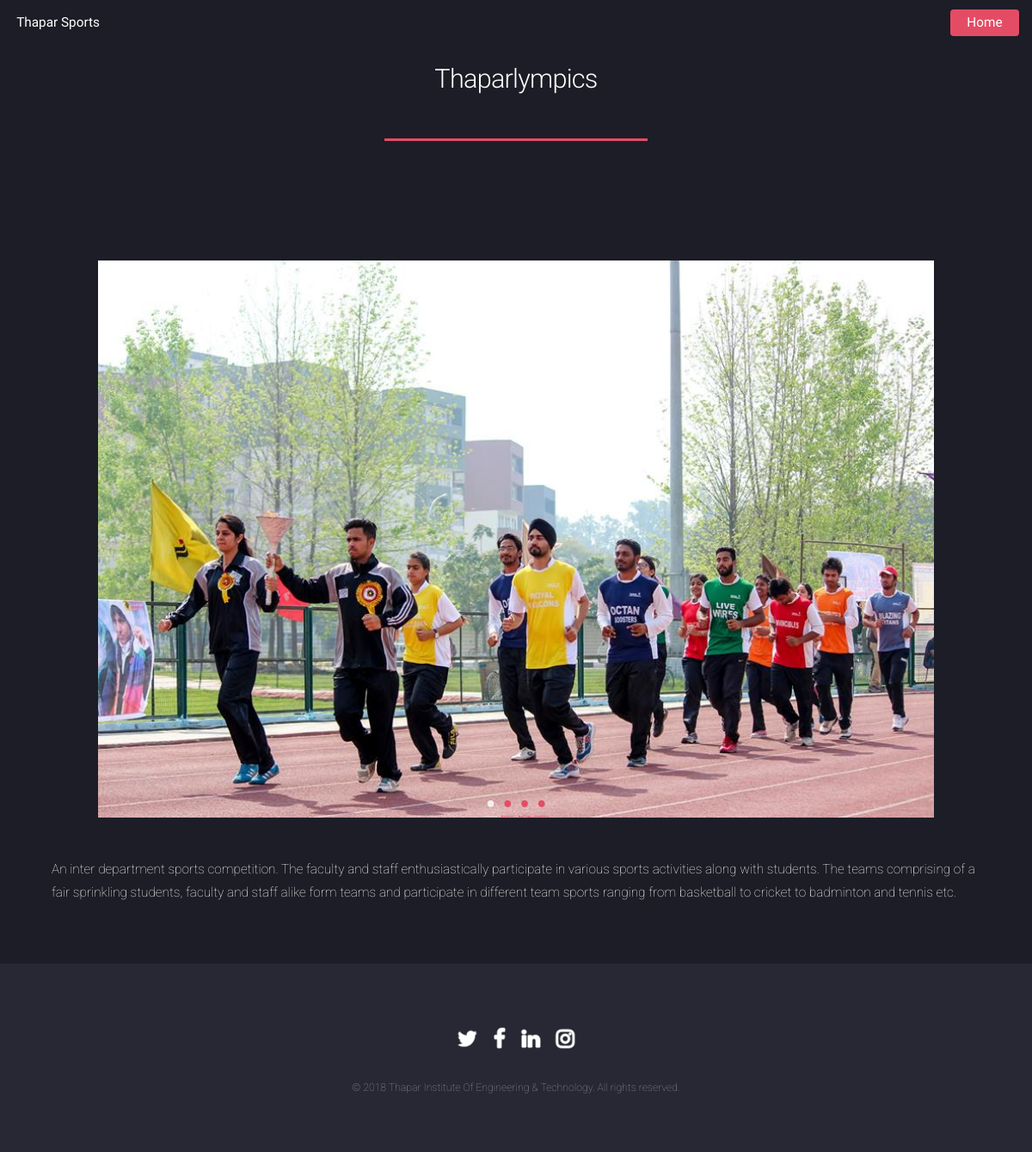
The page /r_eventlist/1/ on the database its author committed.
### tw/models.py (models this page shows, shortened)
class r_Post(models.Model):
    title=models.CharField(max_length=200)
    image1=models.FileField(null=True,blank=True)
    image2=models.FileField(null=True,blank=True)
    image3=models.FileField(null=True,blank=True)
    image4=models.FileField(null=True,blank=True)
    name = models.CharField(max_length=200,default=" ")
    timestamp=models.DateTimeField(auto_now=False,auto_now_add=True)
    content=models.TextField(null=True)
    side=models.TextField(null=True)

### tw/views.py (the view)
# urls.py: url(r'^r_eventlist/(?P<Post_id>[0-9]+)/$', views.r_detail, name='r_detail'),
def r_detail(request, Post_id):
    try:
        post= r_Post.objects.get(pk=Post_id)
    except Post.DoesNotExist:
        raise Http404("Post Does Not Exist")
    return render(request,'tw/r_detail.html',{'post':post})

### tw/templates/tw/r_detail.html (shortened to what this page needs)
{% load staticfiles %}
{% block content %}
<!DOCTYPE HTML>
<html>
	<head>
		<link rel="stylesheet" href="{% static  'css/main.css' %}" />
		<link rel="stylesheet" href="{% static  'css/ie9.css' %}" />
		<link rel="stylesheet" href="{% static  'css/ie8.css' %}" />
		<link rel="stylesheet" href="{% static  'css/gallery.theme.css' %}">
		<link rel="stylesheet" href="{% static  'css/gallery.css' %}">
	</head>
	<body class="landing">
		<div id="page-wrapper">
				<header id="header"  style="font-family:'Assistant'">
					<h1 id="logo"><a href="/"> Thapar Sports </a></h1>
					<nav id="nav">
						<ul>
							<li><a href="/" class="button special">Home</a></li>
						</ul>
					</nav>
				</header>
				<div id="main" class="wrapper style1">
					<div class="container">
						<header class="major">
							<h2>{{post.title}}</h2>
						</header>
							<section id="content">
								<section id="gallery" class="wrapper style1 special fade-up">
									<div class="container">
									<div class="gallery autoplay items-3">
										<figure class="item">
											<img src="{{post.image1.url}}" alt="" height="100%" width="100%" />
										</figure>
										<div class="controls">
											<a href="#item-1" class="control-button">•</a>
											<a href="#item-2" class="control-button">•</a>
											<a href="#item-3" class="control-button">•</a>
											<a href="#item-4" class="control-button">•</a>
										</div>
									</div>
									</div>
								</section>
								<p>{{post.content}}</p>
							</section>
					</div>
				</div>
				<footer id="footer">
					<ul class="icons">
						<li><a href="https://twitter.com/TU_Patiala" class="icon alt fa-twitter"><span class="label">Twitter</span></a></li>
						<li><a href="https://www.facebook.com/officialTIET/" class="icon alt fa-facebook"><span class="label">Facebook</span></a></li>
						<li><a href="https://www.linkedin.com/school/485592/" class="icon alt fa-linkedin"><span class="label">LinkedIn</span></a></li>
						<li><a href="https://www.instagram.com/tietofficial/" class="icon alt fa-instagram"><span class="label">Instagram</span></a></li>
					</ul>
					<ul class="copyright">
						<li>&copy; 2018 Thapar Institute Of Engineering & Technology. All rights reserved.</li>
					</ul>
				</footer>
		</div>
	</body>
</html>
{% endblock %}

### tw/static/css/ie9.css (style rules this page uses)
body.landing:before, body.landing:after { display: none !important; }
.icon.alt { color: inherit !important; }
#footer .icons .icon.alt:before { color: #ffffff !important; }

### tw/static/css/ie8.css (style rules this page uses)
body { color: #ffffff; }
body, html, #page-wrapper { height: 100%; }
input[type="submit"], input[type="reset"], input[type="button"], .button { border: solid 1px #ffffff !important; }
input[type="submit"].special, input[type="reset"].special, input[type="button"].special, .button.special { border: 0 !important; }
#header { background: #272833; }
a { outline:0; }

### tw/static/css/gallery.theme.css (style rules this page uses)
.gallery { position: relative; }
.gallery .item { height: 400px; overflow: hidden; text-align: center; background: #1C1D26; }
.gallery .controls { position: absolute; bottom: 0; width: 100%; text-align: center; }
.gallery .control-button { display: inline-block; margin: 0.02em; font-size: 3em; text-align: center; text-decoration: none; transition: color .1s; }

### tw/static/css/gallery.css (style rules this page uses)
.gallery .control-button:first-of-type, .gallery .control-operator:nth-of-type(1):target ~ .controls .control-button:nth-of-type(1), .gallery .control-operator:nth-of-type(2):target ~ .controls .control-button:nth-of-type(2), .gallery .control-operator:nth-of-type(3):target ~ .controls .control-button:nth-of-type(3), .gallery .control-operator:nth-of-type(4):target ~ .controls .control-button:nth-of-type(4), .gallery .control-operator:nth-of-type(5):target ~ .controls .control-button:nth-of-type(5) { color: white; color: rgba(255, 255, 255, 0.8); }
.gallery .item:first-of-type { position: static; pointer-events: auto; opacity: 1; }
.gallery .item { position: absolute; top: 0; left: 0; width: 100%; height: 100%; pointer-events: none; opacity: 0; transition: opacity .5s; }
.items-3.autoplay .control-button { animation: controlAnimation-3 21s infinite; }
.items-3.autoplay .item { animation: galleryAnimation-3 21s infinite; }
.items-3 .control-button:nth-of-type(1), .items-3 .item:nth-of-type(1) { animation-delay: -2s; }
.items-3 .control-button:nth-of-type(2), .items-3 .item:nth-of-type(2) { animation-delay: 5s; }
.items-3 .control-button:nth-of-type(3), .items-3 .item:nth-of-type(3) { animation-delay: 12s; }

### rows shown on the page
r_Post: title "Thaparlympics", image1 (picture), content "An inter department sports competition. The faculty and staff enthusiastically participate in various sports activities along with students. The teams comprising of a fair sprinkling students, faculty and staff alike form teams and participate in different team sports ranging from basketball to cricket to badminton and tennis etc."
